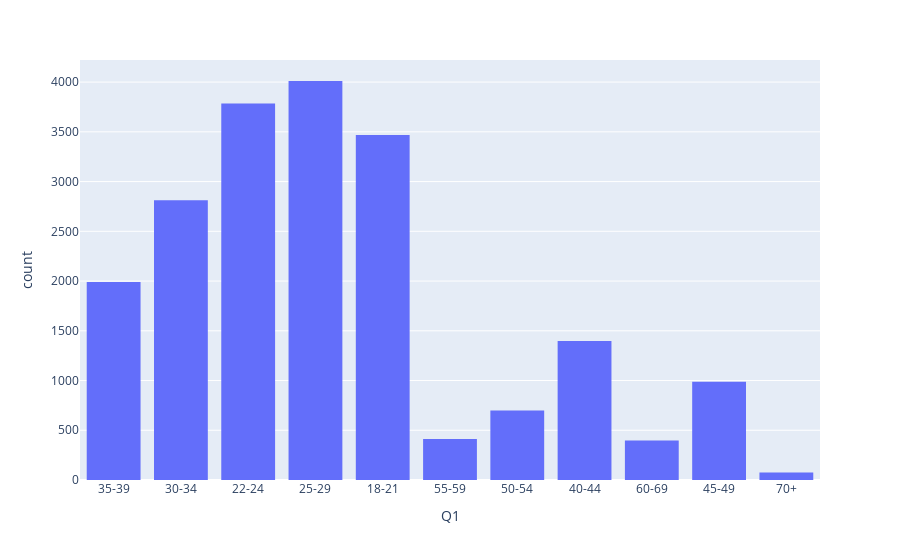

Source (notebook cell):
### Code cell
#Q1 histogram using px
fig = px.histogram(df_fin, x = 'Q1')
fig.show()

### Figure 1 — Plotly figure (JSON) as saved in the notebook; plotly's stock layout.template omitted (floating-point values rounded to 4 significant figures; data arrays with more than 128 entries replaced by an {"elided": "..."} marker saying what was removed)
{"data": [{"alignmentgroup": "True", "bingroup": "x", "hovertemplate": "Q1=%{x}<br>count=%{y}<extra></extra>", "legendgroup": "", "marker": {"color": "#636efa", "pattern": {"shape": ""}}, "name": "", "offsetgroup": "", "orientation": "v", "showlegend": false, "type": "histogram", "x": {"elided": "20036 str values"}, "xaxis": "x", "yaxis": "y"}], "layout": {"barmode": "relative", "legend": {"tracegroupgap": 0}, "margin": {"t": 60}, "xaxis": {"anchor": "y", "domain": [0, 1], "title": {"text": "Q1"}}, "yaxis": {"anchor": "x", "domain": [0, 1], "title": {"text": "count"}}}}
